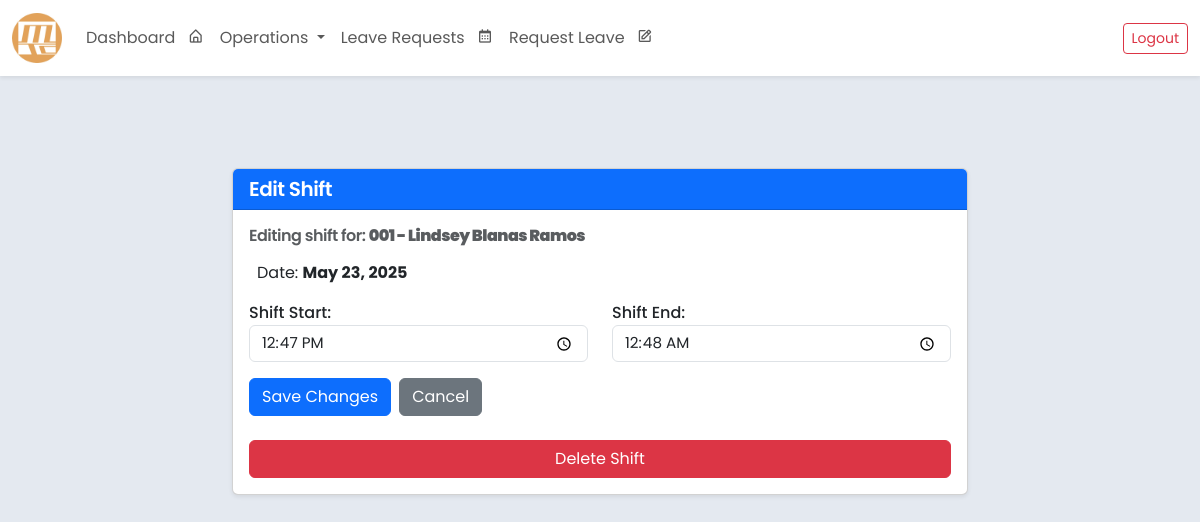
Page /shift/edit/71/ (signed in) on the earlier database version.
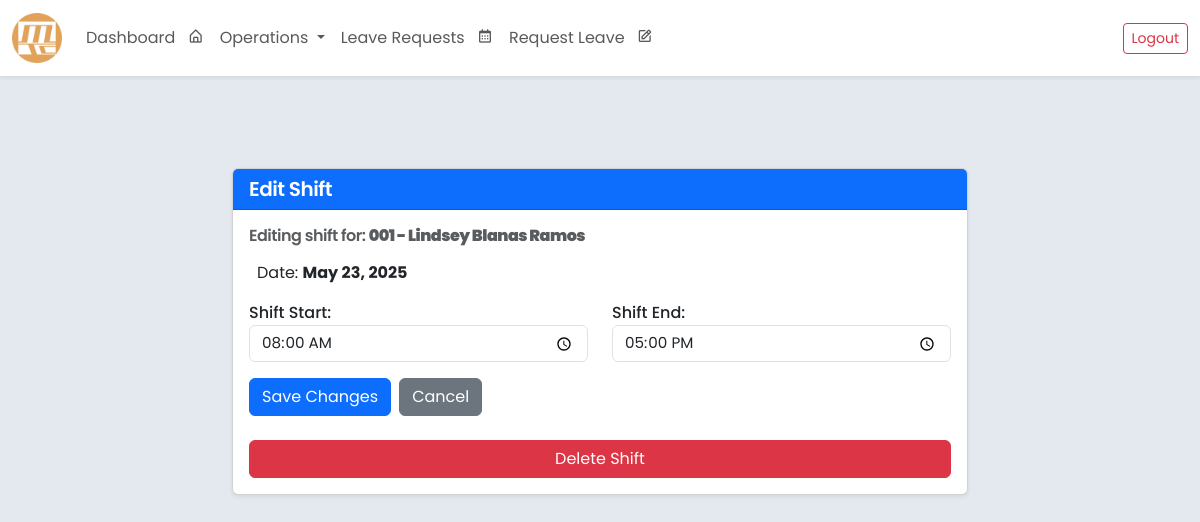
Same page on the later database version.
### core/models.py (models this page shows, shortened)
class Shift(models.Model):
    employee = models.ForeignKey(
        'Employee',
        on_delete=models.CASCADE,
        related_name='shifts'
    )
    department = models.ForeignKey(
        'Department',
        on_delete=models.CASCADE,
        related_name='shifts'
    )
    shift_date = models.DateField(default=timezone.now)
    shift_start = models.TimeField()
    shift_end = models.TimeField()
    class Meta:
        verbose_name = 'Shift'
        verbose_name_plural = 'Shifts'
        db_table = 'shift_table'
        ordering = ['shift_date', 'shift_start']

class Employee(models.Model):
    SEX_CHOICES = [
        ('Male', 'Male'),
        ('Female', 'Female'),
        ('Other', 'Prefer not to Say'),
    ]
    ROLE_CHOICES = [
        ('Regular Employee', 'Regular Employee'),
        ('Department Head', 'Department Head'),
        ('Admin(HR)', 'Admin(HR)'),
        ('Supervisor', 'Supervisor'),
        ('President', 'President')
    ]
    STATUS_CHOICES = [
        ('Active', 'Active'),
        ('Inactive', 'Inactive'),
    ]
    employee_id = models.AutoField(primary_key=True)
    company_id = models.CharField(max_length=20, blank=False, unique=True)
    first_name = models.CharField(max_length=100, blank=False)
    middle_name = models.CharField(max_length=100, blank=True, null=True)
    last_name = models.CharField(max_length=100, blank=False)
    sex = models.CharField(max_length=20, choices=SEX_CHOICES, blank=False)
    role = models.CharField(max_length=20, choices=ROLE_CHOICES, default='Regular Employee', blank=False)
    status = models.CharField(max_length=10, choices=STATUS_CHOICES, default='Active')
    last_credit_update = models.DateField(null=True, blank=True)
    department = models.ForeignKey(
        Department,
        related_name="employees",
        on_delete=models.SET_NULL,
        null=True,
        blank=True
    )
    contact_number = models.CharField(max_length=15, blank=False)
    date_employed = models.DateField()
    leave_credits = models.IntegerField(default=0, blank=False)
    leave_credits2 = models.IntegerField(default=0, blank=False)
    user_account = models.OneToOneField(User, on_delete=models.SET_NULL, null=True, blank=True, related_name='employee')
    class Meta:
        ordering = ['last_name', 'first_name']
        verbose_name = 'Employee'
        verbose_name_plural = 'Employees'
        db_table = 'employee_table'
    def __str__(self):
        return f"{self.company_id} - {self.first_name} {self.middle_name if self.middle_name else ''} {self.last_name}"

### core/views.py (the view)
# urls.py: path('shift/edit/<int:pk>/', views.edit_shift_view, name='edit_shift'),
def edit_shift_view(request, pk):
    shift = get_object_or_404(Shift, pk=pk)
    print(shift.employee)
    print(type(shift.employee))
    print(dir(shift.employee))
    employee_id = shift.employee.employee_id
    if request.method == 'POST':
        form = ShiftForm(request.POST, instance=shift)
        if form.is_valid():
            form.save()
            messages.success(request, "Shift updated successfully.")
            return redirect('employee_information', pk=employee_id)
    else:
        form = ShiftForm(instance=shift)
    return render(request, 'edit_shift.html', {'form': form, 'shift': shift})

### core/forms.py
class ShiftForm(forms.ModelForm):
    class Meta:
        model = Shift
        fields = ['shift_start', 'shift_end']
        widgets = {
            'shift_start': forms.TimeInput(
                attrs={
                    'type': 'time',
                    'class': 'form-control',
                    'placeholder': 'Start time'
                }
            ),
            'shift_end': forms.TimeInput(
                attrs={
                    'type': 'time',
                    'class': 'form-control',
                    'placeholder': 'End time'
                }
            ),
        }
        labels = {
            'shift_start': 'Shift Start',
            'shift_end': 'Shift End',
        }

### core/templates/edit_shift.html (shortened to what this page needs)
{% extends 'base.html' %}
{% block content %}
<div class="container my-5">
    <div class="row justify-content-center">
        <div class="col-md-8">
            <div class="card shadow-sm">
                <div class="card-header bg-primary text-white">
                    <h5 class="mb-0">Edit Shift</h5>
                </div>
                <div class="card-body">
                    <h6 class="mb-3 text-muted">
                        Editing shift for: <strong>{{ shift.employee }}</strong>
                    </h6>
                    <p>Date: <strong>{{ shift.shift_date }}</strong></p>
                    <form method="post" class="mb-4">
                        <div class="row">
                            <div class="col-md-6 mb-3">
                                {{ form.shift_start.label_tag }}
                                {{ form.shift_start }}
                            </div>
                            <div class="col-md-6 mb-3">
                                {{ form.shift_end.label_tag }}
                                {{ form.shift_end }}
                            </div>
                        </div>
                        <div class="d-flex gap-2">
                            <button type="submit" class="btn btn-primary">Save Changes</button>
                            <a href="{% url 'employee_information' shift.employee.employee_id %}" class="btn btn-secondary">Cancel</a>
                        </div>
                    </form>
                    <form action="{% url 'delete_shift' shift.id %}" method="post" onsubmit="return confirm('Are you sure you want to delete this shift?');">
                        <button type="submit" class="btn btn-danger w-100">Delete Shift</button>
                    </form>
                </div>
            </div>
        </div>
    </div>
</div>
{% endblock %}

Differences in the rows shown:
changed Shift "001 - Lindsey Blanas Ramos": shift_start "12:47:00" → "08:00:00"; shift_end "00:48:00" → "17:00:00"
